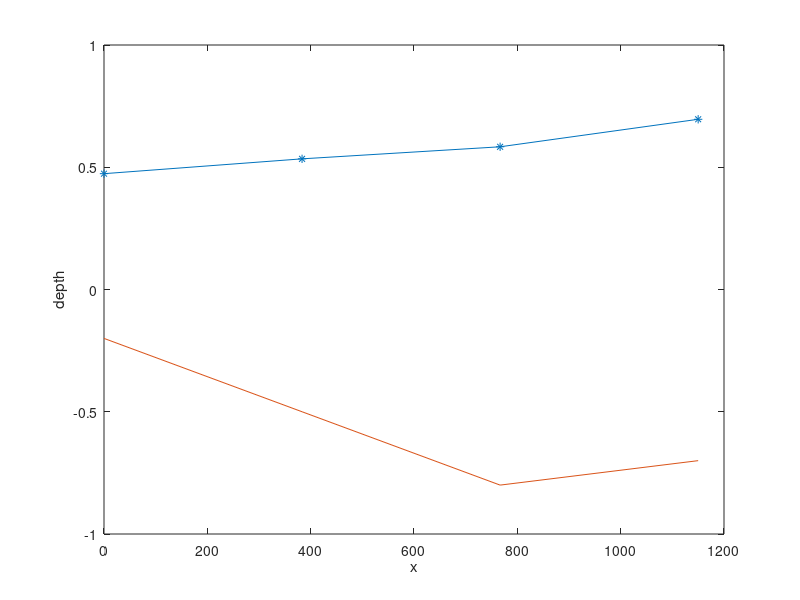

Write MATLAB code to recreate this figure.
% USACE-Bathymetry
%
% Forward problem model (known: bathymetry; unknown: H,k)

% original version by Dong

%function[H] = bathymetry(xmax, Hmax, h, Tb)

% n(grid number)
% xmax(the maximum length in x-direction)
% hmax(the maximum depth in x-direction)
% Tb(wave period at boundary)
% delta(the right hand side of ODE)

%%%%%%%%%%%%%%%%%%%% delta needs to be modified%%%%%%%%%%%%%%%%

%%%%%%%%%%%%%%%%%%%%%%%%%%%%%%%%%%%%
% INPUT:
% Hb(wave height at boundary)
% Tb(wave period at boundary)
% rho(water density)
% g(gravity accleration)
% h(bathymetry info, depth)
% delta(?)

% OUTPUT:
% H(wave height)
% k(wave number)
%%%%%%%%%%%%%%%%%%%%%%%%%%%%%%%%%%%%

%%%%%%%%%%%%%%%%%%%%%%%%%%%%%%%%%%%%%
% 1-D (x direction, unit in meter)

% subfunc for x ???

%%%%%%%%%%%%%%%%%%%%%%%%%%%%%%%%%%%%%
clear all
clc
% constants
%********************
h=[0.2;0.5;0.8;0.7];Hmax=1;xmax=1150;Tb=10;
%***********************
g = 9.8;        % m/s2
rho = 1000;     % kg/m3

% to get the value of number of subinterval
[N1 ,N2] = size(h);

% N number of subinterval
N = N1-1;

% Boundary Condition
H = zeros(N1, 1);
H(1) = Hmax;
%H(N1) = Hmax;

% mesh size
xmin = 0;
dx = (xmax - xmin)/N;

% x vector for plot
x = zeros(N1, 1);
x(1) = xmin;
for i = 2: N1
    x(i) = x(1) + (i-1)*dx;
end

% af: angular fruquency
af = 2*pi/Tb;

% Initial vector of wave number
k = zeros(N1, 1);
%%%%%%%%%%%%%%%%%%%%%%%%%%%%%%%%%%%%%%%%%%%%%%%%%%%%%%%%%%%
% get k
% k0 = 0;         %%%%%%%%%%% need to change %%%%%%%%%%
% 
% f1 = @(k)g*k*tanh(k*h)-af^2;
% 
% for i = 1: N1
%     kk = k0;
%     %hh = h(i);
%     %k(i) = fsolve(g*k(i)*tanh(k(i)*hh)-af^2, kk);
%     k(i)=fsolve(f1,kk);
%     k0 = k(i);
% end
%%%%%%%%%%%%%%%%%%%%%%%%%%%%%%%%%%%%%%%%%%%%%%%%%%%%%%%%%
iter=20;kk=zeros(N1,1);
for i=1:N1
    for j=1:iter
        kk(1)=1;
        kk(j+1)=kk(j)-(g*kk(j)*tanh(kk(j)*h(i))-af^2)/(g*tanh(kk(j)*h(i))+g*h(i)*kk(j)*(sech(kk(j)*h(i)))^2);
    end
    
    k(i)=kk(iter);
end

%++++++++++++++++++++++++++++++++++++++++++++++
% initialize of matrix A 
A = zeros(N1);

% af^2 = g*k*tanh(k*h)
lambda = rho*g*pi/(8*Tb);

c = zeros(N1, 1);

for i = 1: N1
    c(i) = (1+(2*k(i)*h(i))/sinh(2*k(i)*h(i)))*lambda/(k(i)*dx);
end

for i = 1: N1-1
    A(i, i) = c(i);
    A(i+1, i) = -c(i);
end
A(N1, N1) = c(N1);


% AH = delta
delta=ones(N1,1);           %right hand side vector

% solve for H
y = A\delta;

H = sqrt(y);


plot(x, H, '-*', x, -h)
xlabel('x')
ylabel('depth')
